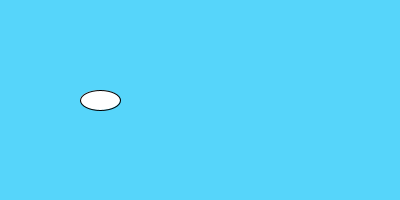
Frame 1 (no input)
Frame 60 (the mouse pressed at the canvas centre just before this capture): identical to frame 1, image omitted
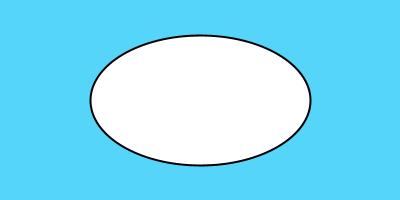
Frame 120 (the mouse held since frame 60 and released just before this capture)

The Processing sketch that drew these frames (run headless with seeded random() and noise(); from frame 60 on, the mouse is pressed at the canvas centre):

// Processing sketch: processing_79202
// ── processing_79202.pde

int petitPanier = 20;
int grandPanier = 40;
int px=0;
int py=0;

void setup(){;

size(400,200);
background(86, 213, 250);

ellipse(100, 100, grandPanier, petitPanier);
strokeWeight(2);

petitPanier = (40+grandPanier); 

}

void draw (){
  if(mousePressed){
    background(86, 213, 250);
    ellipse(mouseX, mouseY, mouseX+20, mouseY+30);
    // (place X, place Y, hauteur, largeur)
    
    px = mouseX;
    py = mouseY;
}
}
